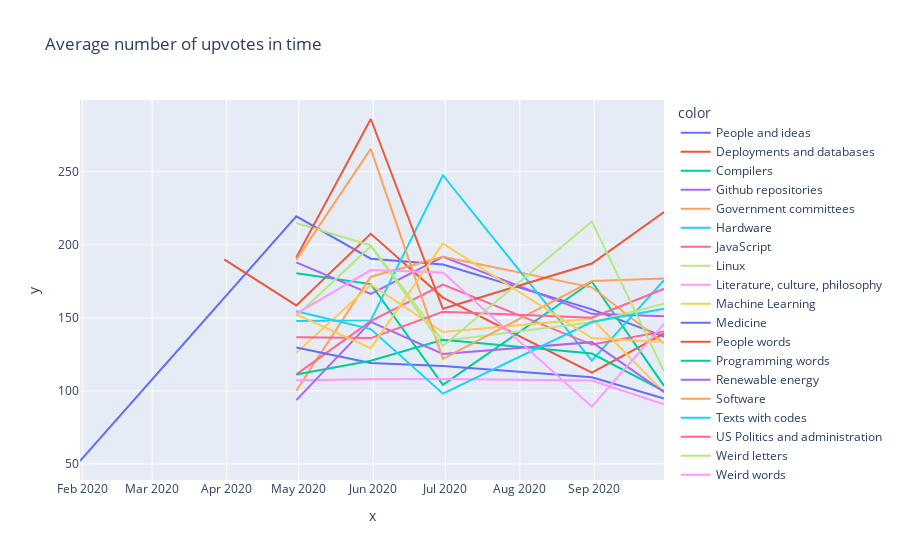

The notebook cell saved with this chart:
### Code cell
plot_data = df.groupby([pd.Grouper(key = 'time', freq = 'M'), 'topic'])['score'].mean().reset_index()

fig = px.line(
    x = plot_data['time'],
    y = plot_data['score'],
    color = plot_data['topic'],
    title = 'Average number of upvotes in time'
)

fig.show()

### Figure 1 — Plotly figure (JSON) as saved in the notebook; plotly's stock layout.template omitted (floating-point values rounded to 4 significant figures)
{"data": [{"hovertemplate": "color=People and ideas<br>x=%{x}<br>y=%{y}<extra></extra>", "legendgroup": "People and ideas", "line": {"color": "#636efa", "dash": "solid"}, "mode": "lines", "name": "People and ideas", "showlegend": true, "type": "scatter", "x": ["2020-01-31T00:00:00", "2020-04-30T00:00:00", "2020-05-31T00:00:00", "2020-06-30T00:00:00", "2020-08-31T00:00:00", "2020-09-30T00:00:00"], "xaxis": "x", "y": [52, 219.6, 190.5, 186.6, 155.8, 137.1], "yaxis": "y"}, {"hovertemplate": "color=Deployments and databases<br>x=%{x}<br>y=%{y}<extra></extra>", "legendgroup": "Deployments and databases", "line": {"color": "#EF553B", "dash": "solid"}, "mode": "lines", "name": "Deployments and databases", "showlegend": true, "type": "scatter", "x": ["2020-03-31T00:00:00", "2020-04-30T00:00:00", "2020-05-31T00:00:00", "2020-06-30T00:00:00", "2020-08-31T00:00:00", "2020-09-30T00:00:00"], "xaxis": "x", "y": [190, 158.5, 207.5, 163.9, 112.5, 139.2], "yaxis": "y"}, {"hovertemplate": "color=Compilers<br>x=%{x}<br>y=%{y}<extra></extra>", "legendgroup": "Compilers", "line": {"color": "#00cc96", "dash": "solid"}, "mode": "lines", "name": "Compilers", "showlegend": true, "type": "scatter", "x": ["2020-04-30T00:00:00", "2020-05-31T00:00:00", "2020-06-30T00:00:00", "2020-08-31T00:00:00", "2020-09-30T00:00:00"], "xaxis": "x", "y": [180.5, 173.1, 104.2, 174.7, 103.5], "yaxis": "y"}, {"hovertemplate": "color=Github repositories<br>x=%{x}<br>y=%{y}<extra></extra>", "legendgroup": "Github repositories", "line": {"color": "#ab63fa", "dash": "solid"}, "mode": "lines", "name": "Github repositories", "showlegend": true, "type": "scatter", "x": ["2020-04-30T00:00:00", "2020-05-31T00:00:00", "2020-06-30T00:00:00", "2020-08-31T00:00:00", "2020-09-30T00:00:00"], "xaxis": "x", "y": [188.1, 166.4, 191.8, 152.8, 151.1], "yaxis": "y"}, {"hovertemplate": "color=Government committees<br>x=%{x}<br>y=%{y}<extra></extra>", "legendgroup": "Government committees", "line": {"color": "#FFA15A", "dash": "solid"}, "mode": "lines", "name": "Government committees", "showlegend": true, "type": "scatter", "x": ["2020-04-30T00:00:00", "2020-05-31T00:00:00", "2020-06-30T00:00:00", "2020-08-31T00:00:00", "2020-09-30T00:00:00"], "xaxis": "x", "y": [100.2, 178.2, 191.8, 170.9, 132.6], "yaxis": "y"}, {"hovertemplate": "color=Hardware<br>x=%{x}<br>y=%{y}<extra></extra>", "legendgroup": "Hardware", "line": {"color": "#19d3f3", "dash": "solid"}, "mode": "lines", "name": "Hardware", "showlegend": true, "type": "scatter", "x": ["2020-04-30T00:00:00", "2020-05-31T00:00:00", "2020-06-30T00:00:00", "2020-08-31T00:00:00", "2020-09-30T00:00:00"], "xaxis": "x", "y": [147.8, 148.3, 247.7, 120.8, 175.8], "yaxis": "y"}, {"hovertemplate": "color=JavaScript<br>x=%{x}<br>y=%{y}<extra></extra>", "legendgroup": "JavaScript", "line": {"color": "#FF6692", "dash": "solid"}, "mode": "lines", "name": "JavaScript", "showlegend": true, "type": "scatter", "x": ["2020-04-30T00:00:00", "2020-05-31T00:00:00", "2020-06-30T00:00:00", "2020-08-31T00:00:00", "2020-09-30T00:00:00"], "xaxis": "x", "y": [111.3, 147.7, 172.7, 131.7, 140.8], "yaxis": "y"}, {"hovertemplate": "color=Linux<br>x=%{x}<br>y=%{y}<extra></extra>", "legendgroup": "Linux", "line": {"color": "#B6E880", "dash": "solid"}, "mode": "lines", "name": "Linux", "showlegend": true, "type": "scatter", "x": ["2020-04-30T00:00:00", "2020-05-31T00:00:00", "2020-06-30T00:00:00", "2020-08-31T00:00:00", "2020-09-30T00:00:00"], "xaxis": "x", "y": [215, 199.6, 134.2, 147, 159.7], "yaxis": "y"}, {"hovertemplate": "color=Literature, culture, philosophy<br>x=%{x}<br>y=%{y}<extra></extra>", "legendgroup": "Literature, culture, philosophy", "line": {"color": "#FF97FF", "dash": "solid"}, "mode": "lines", "name": "Literature, culture, philosophy", "showlegend": true, "type": "scatter", "x": ["2020-04-30T00:00:00", "2020-05-31T00:00:00", "2020-06-30T00:00:00", "2020-08-31T00:00:00", "2020-09-30T00:00:00"], "xaxis": "x", "y": [107.4, 108.1, 108.1, 107.1, 90.76], "yaxis": "y"}, {"hovertemplate": "color=Machine Learning<br>x=%{x}<br>y=%{y}<extra></extra>", "legendgroup": "Machine Learning", "line": {"color": "#FECB52", "dash": "solid"}, "mode": "lines", "name": "Machine Learning", "showlegend": true, "type": "scatter", "x": ["2020-04-30T00:00:00", "2020-05-31T00:00:00", "2020-06-30T00:00:00", "2020-08-31T00:00:00", "2020-09-30T00:00:00"], "xaxis": "x", "y": [126.0, 172.7, 140.3, 149.5, 98.88], "yaxis": "y"}, {"hovertemplate": "color=Medicine<br>x=%{x}<br>y=%{y}<extra></extra>", "legendgroup": "Medicine", "line": {"color": "#636efa", "dash": "solid"}, "mode": "lines", "name": "Medicine", "showlegend": true, "type": "scatter", "x": ["2020-04-30T00:00:00", "2020-05-31T00:00:00", "2020-06-30T00:00:00", "2020-08-31T00:00:00", "2020-09-30T00:00:00"], "xaxis": "x", "y": [129.7, 119.2, 117.1, 109.4, 94.73], "yaxis": "y"}, {"hovertemplate": "color=People words<br>x=%{x}<br>y=%{y}<extra></extra>", "legendgroup": "People words", "line": {"color": "#EF553B", "dash": "solid"}, "mode": "lines", "name": "People words", "showlegend": true, "type": "scatter", "x": ["2020-04-30T00:00:00", "2020-05-31T00:00:00", "2020-06-30T00:00:00", "2020-08-31T00:00:00", "2020-09-30T00:00:00"], "xaxis": "x", "y": [191.4, 286.2, 156.2, 187.2, 222.5], "yaxis": "y"}, {"hovertemplate": "color=Programming words<br>x=%{x}<br>y=%{y}<extra></extra>", "legendgroup": "Programming words", "line": {"color": "#00cc96", "dash": "solid"}, "mode": "lines", "name": "Programming words", "showlegend": true, "type": "scatter", "x": ["2020-04-30T00:00:00", "2020-05-31T00:00:00", "2020-06-30T00:00:00", "2020-08-31T00:00:00", "2020-09-30T00:00:00"], "xaxis": "x", "y": [111.2, 120.6, 135, 125.6, 99.88], "yaxis": "y"}, {"hovertemplate": "color=Renewable energy<br>x=%{x}<br>y=%{y}<extra></extra>", "legendgroup": "Renewable energy", "line": {"color": "#ab63fa", "dash": "solid"}, "mode": "lines", "name": "Renewable energy", "showlegend": true, "type": "scatter", "x": ["2020-04-30T00:00:00", "2020-05-31T00:00:00", "2020-06-30T00:00:00", "2020-08-31T00:00:00", "2020-09-30T00:00:00"], "xaxis": "x", "y": [93.69, 147.3, 125.3, 133.4, 99.14], "yaxis": "y"}, {"hovertemplate": "color=Software<br>x=%{x}<br>y=%{y}<extra></extra>", "legendgroup": "Software", "line": {"color": "#FFA15A", "dash": "solid"}, "mode": "lines", "name": "Software", "showlegend": true, "type": "scatter", "x": ["2020-04-30T00:00:00", "2020-05-31T00:00:00", "2020-06-30T00:00:00", "2020-08-31T00:00:00", "2020-09-30T00:00:00"], "xaxis": "x", "y": [189.7, 265.7, 121.9, 175.2, 177.0], "yaxis": "y"}, {"hovertemplate": "color=Texts with codes<br>x=%{x}<br>y=%{y}<extra></extra>", "legendgroup": "Texts with codes", "line": {"color": "#19d3f3", "dash": "solid"}, "mode": "lines", "name": "Texts with codes", "showlegend": true, "type": "scatter", "x": ["2020-04-30T00:00:00", "2020-05-31T00:00:00", "2020-06-30T00:00:00", "2020-08-31T00:00:00", "2020-09-30T00:00:00"], "xaxis": "x", "y": [154.5, 142.3, 98.12, 147.2, 156.2], "yaxis": "y"}, {"hovertemplate": "color=US Politics and administration<br>x=%{x}<br>y=%{y}<extra></extra>", "legendgroup": "US Politics and administration", "line": {"color": "#FF6692", "dash": "solid"}, "mode": "lines", "name": "US Politics and administration", "showlegend": true, "type": "scatter", "x": ["2020-04-30T00:00:00", "2020-05-31T00:00:00", "2020-06-30T00:00:00", "2020-08-31T00:00:00", "2020-09-30T00:00:00"], "xaxis": "x", "y": [136.7, 136.2, 154.2, 150.1, 169.9], "yaxis": "y"}, {"hovertemplate": "color=Weird letters<br>x=%{x}<br>y=%{y}<extra></extra>", "legendgroup": "Weird letters", "line": {"color": "#B6E880", "dash": "solid"}, "mode": "lines", "name": "Weird letters", "showlegend": true, "type": "scatter", "x": ["2020-04-30T00:00:00", "2020-05-31T00:00:00", "2020-06-30T00:00:00", "2020-08-31T00:00:00", "2020-09-30T00:00:00"], "xaxis": "x", "y": [151.3, 199.1, 130.7, 215.9, 113.4], "yaxis": "y"}, {"hovertemplate": "color=Weird words<br>x=%{x}<br>y=%{y}<extra></extra>", "legendgroup": "Weird words", "line": {"color": "#FF97FF", "dash": "solid"}, "mode": "lines", "name": "Weird words", "showlegend": true, "type": "scatter", "x": ["2020-04-30T00:00:00", "2020-05-31T00:00:00", "2020-06-30T00:00:00", "2020-08-31T00:00:00", "2020-09-30T00:00:00"], "xaxis": "x", "y": [152.9, 182.7, 181.1, 89.24, 145.9], "yaxis": "y"}, {"hovertemplate": "color=Wordpress<br>x=%{x}<br>y=%{y}<extra></extra>", "legendgroup": "Wordpress", "line": {"color": "#FECB52", "dash": "solid"}, "mode": "lines", "name": "Wordpress", "showlegend": true, "type": "scatter", "x": ["2020-04-30T00:00:00", "2020-05-31T00:00:00", "2020-06-30T00:00:00", "2020-08-31T00:00:00", "2020-09-30T00:00:00"], "xaxis": "x", "y": [152.5, 129.3, 200.8, 136.2, 133.5], "yaxis": "y"}], "layout": {"legend": {"title": {"text": "color"}, "tracegroupgap": 0}, "title": {"text": "Average number of upvotes in time"}, "xaxis": {"anchor": "y", "domain": [0, 1], "title": {"text": "x"}}, "yaxis": {"anchor": "x", "domain": [0, 1], "title": {"text": "y"}}}}
